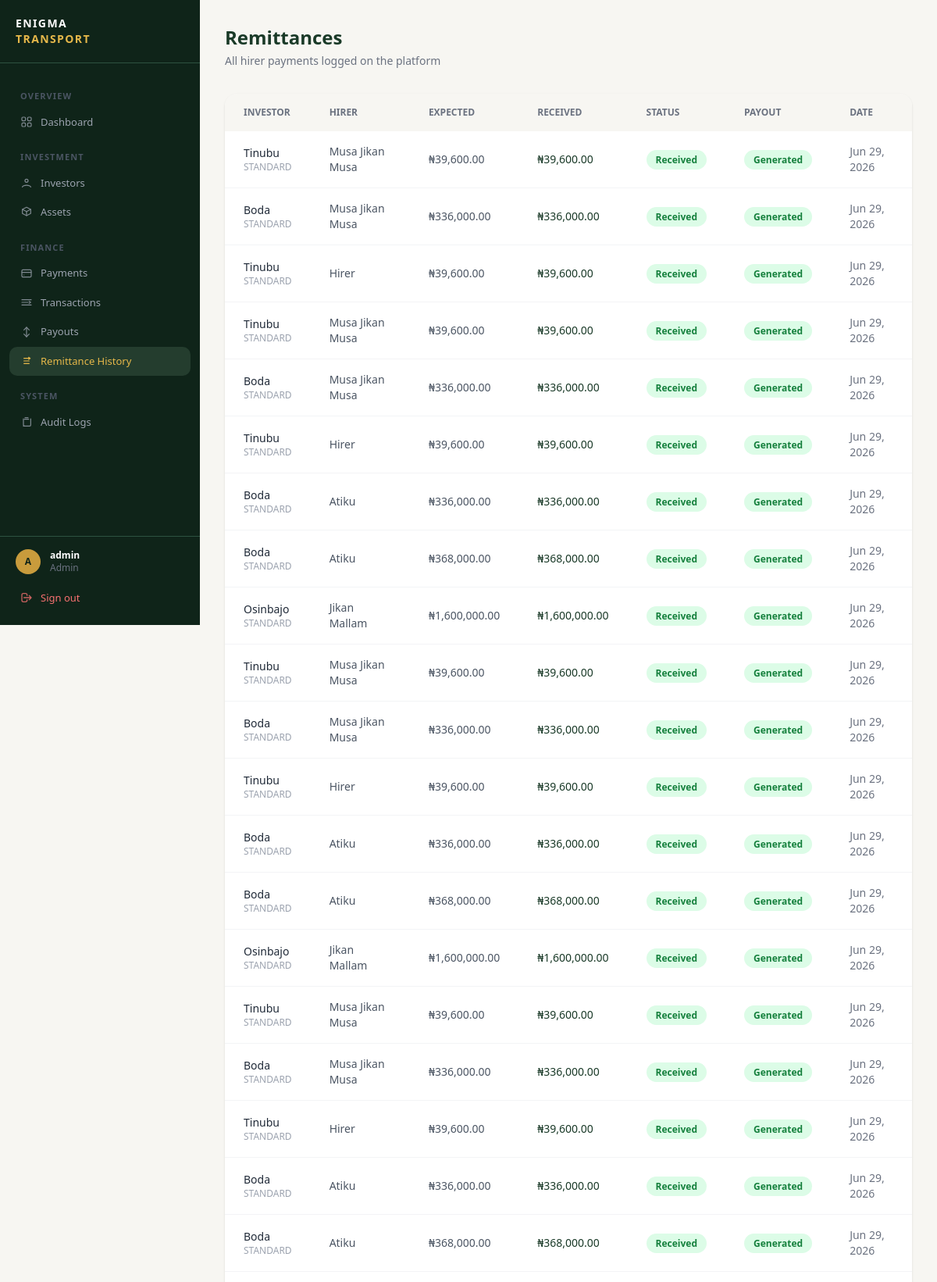
Screenshot of /remittances/history/ (signed in, upper part) with the database file from the repository.
### accounts/models.py (models this page shows, shortened)
class User(AbstractUser):
    ROLE_CHOICES = (
        ('admin', 'Admin'),
        ('investor', 'Investor'),
    )
    role = models.CharField(max_length=20, choices=ROLE_CHOICES, default='investor')
    email = models.EmailField(unique=True)  # ← add this
    created_at = models.DateTimeField(auto_now_add=True)

### remittances/models.py (models this page shows, shortened)
class Remittance(models.Model):
    STATUS_CHOICES = (
        ('received', 'Received'),
        ('partial', 'Partial'),
        ('missed', 'Missed'),
    )
    investment = models.ForeignKey(
        'investments.Investment',
        on_delete=models.CASCADE,
        related_name='remittances'
    )
    allocation = models.ForeignKey(
        'assets.AssetAllocation',
        on_delete=models.CASCADE,
        related_name='remittances',
        null=True, blank=True
    )
    hirer_name = models.CharField(max_length=200)
    amount_received = models.DecimalField(max_digits=15, decimal_places=2)
    expected_amount = models.DecimalField(max_digits=15, decimal_places=2)
    received_date = models.DateField()
    status = models.CharField(max_length=20, choices=STATUS_CHOICES, default='received')
    notes = models.TextField(blank=True)
    recorded_by = models.ForeignKey(
        settings.AUTH_USER_MODEL,
        on_delete=models.SET_NULL,
        null=True
    )
    payout_generated = models.BooleanField(default=False)
    created_at = models.DateTimeField(auto_now_add=True)

### investments/models.py (models this page shows, shortened)
class Investment(models.Model):
    STATUS_CHOICES = (
        ('pending', 'Pending'),
        ('awaiting_payment', 'Awaiting Payment'),
        ('active', 'Active'),
        ('completed', 'Completed'),
        ('cancelled', 'Cancelled'),
    )
    FREQUENCY_CHOICES = (
        ('weekly', 'Weekly'),
        ('monthly', 'Monthly'),
    )
    investor = models.ForeignKey(
        InvestorProfile,
        on_delete=models.CASCADE,
        related_name='investments'
    )
    tier = models.ForeignKey(
        InvestmentTier,
        on_delete=models.PROTECT
    )
    number_of_assets = models.PositiveIntegerField(default=0)
    investment_amount = models.DecimalField(
        max_digits=15, decimal_places=2, default=0
    )
    status = models.CharField(
        max_length=20, choices=STATUS_CHOICES, default='pending'
    )
    payout_frequency = models.CharField(
        max_length=20, choices=FREQUENCY_CHOICES, default='monthly'
    )
    duration_weeks = models.PositiveIntegerField(null=True, blank=True)
    duration_months = models.PositiveIntegerField(null=True, blank=True)
    start_date = models.DateField(null=True, blank=True)
    end_date = models.DateField(null=True, blank=True)
    service_charge = models.DecimalField(max_digits=15, decimal_places=2, default=0)
    management_fee = models.DecimalField(max_digits=15, decimal_places=2, default=0)
    asset_type = models.CharField(max_length=100, blank=True)
    quantity = models.PositiveIntegerField(default=1)
    created_at = models.DateTimeField(auto_now_add=True)

class InvestmentTier(models.Model):
    name = models.CharField(max_length=100)
    minimum_assets = models.PositiveIntegerField()
    maximum_assets = models.PositiveIntegerField()
    minimum_investment = models.DecimalField(max_digits=15, decimal_places=2)
    return_rate = models.DecimalField(max_digits=5, decimal_places=2)
    active = models.BooleanField(default=True)
    created_at = models.DateTimeField(auto_now_add=True)

### investors/models.py (models this page shows, shortened)
class InvestorProfile(models.Model):
    user = models.OneToOneField(
        settings.AUTH_USER_MODEL, on_delete=models.CASCADE
    )
    phone_number = models.CharField(max_length=20, blank=True, default='')
    bank_name = models.CharField(max_length=100, blank=True, default='')
    account_number = models.CharField(max_length=20, blank=True, default='')
    account_name = models.CharField(max_length=200, blank=True, default='')
    kyc_verified = models.BooleanField(default=False)
    created_at = models.DateTimeField(auto_now_add=True)

### remittances/views.py (the view)
# urls.py: path('history/', views.remittance_list_view, name='remittance_list'),
@admin_required
def remittance_list_view(request):
    remittances = Remittance.objects.select_related(
        'investment__investor__user', 'recorded_by', 'allocation__asset'
    ).order_by('-received_date')
    return render(request, 'remittances/remittance_list.html', {
        'remittances': remittances
    })

### templates/remittances/remittance_list.html (shortened to what this page needs)
{% extends 'base.html' %}
{% load humanize %}
{% block dashboard_content %}
<div class="mb-8">
    <h1 class="text-2xl font-bold" style="color:#1a3a28;">Remittances</h1>
    <p class="text-gray-500 mt-1 text-sm">All hirer payments logged on the platform</p>
</div>
<div class="bg-white rounded-2xl shadow overflow-hidden">
    <table class="w-full text-sm">
        <thead style="background:#f7f6f2;">
            <tr class="text-xs text-gray-500 uppercase">
                <th class="px-6 py-4 text-left">Investor</th>
                <th class="px-6 py-4 text-left">Hirer</th>
                <th class="px-6 py-4 text-left">Expected</th>
                <th class="px-6 py-4 text-left">Received</th>
                <th class="px-6 py-4 text-left">Status</th>
                <th class="px-6 py-4 text-left">Payout</th>
                <th class="px-6 py-4 text-left">Date</th>
            </tr>
        </thead>
        <tbody class="divide-y divide-gray-100">
            {% for r in remittances %}
            <tr class="hover:bg-gray-50 transition">
                <td class="px-6 py-4">
                    <p class="font-medium text-gray-800">{{ r.investment.investor.user.username }}</p>
                    <p class="text-xs text-gray-400">{{ r.investment.tier.name }}</p>
                </td>
                <td class="px-6 py-4 text-gray-600">{{ r.hirer_name }}</td>
                <td class="px-6 py-4 text-gray-600">₦{{ r.expected_amount|floatformat:2|intcomma }}</td>
                <td class="px-6 py-4 font-medium" style="color:#1a3a28;">₦{{ r.amount_received|floatformat:2|intcomma }}</td>
                <td class="px-6 py-4">
                    <span class="px-3 py-1 rounded-full text-xs font-semibold
                        {% if r.status == 'received' %}bg-green-100 text-green-700
                        {% elif r.status == 'partial' %}bg-yellow-100 text-yellow-700
                        {% else %}bg-red-100 text-red-700{% endif %}">
                        {{ r.get_status_display }}
                    </span>
                </td>
                <td class="px-6 py-4">
                    {% if r.payout_generated %}
                    <span class="px-3 py-1 rounded-full text-xs font-semibold bg-green-100 text-green-700">Generated</span>
                    {% else %}
                    <span class="px-3 py-1 rounded-full text-xs font-semibold bg-gray-100 text-gray-500">Pending</span>
                    {% endif %}
                </td>
                <td class="px-6 py-4 text-gray-500">{{ r.received_date|date:"M d, Y" }}</td>
            </tr>
            {% empty %}
            <tr>
                <td colspan="7" class="px-6 py-16 text-center text-gray-400">No remittances logged yet.</td>
            </tr>
            {% endfor %}
        </tbody>
    </table>
</div>
{% endblock %}

### templates/base.html (shortened to what this page needs)
<!DOCTYPE html>
<html lang="en">
<head>
    <script src="https://cdn.tailwindcss.com"></script>
</head>
<body class="bg-surface font-sans">
{% if user.is_authenticated %}
<aside id="sidebar">
    <div class="px-5 py-5 border-b border-forest-muted flex items-center justify-between shrink-0">
        <a href="/" class="flex flex-col leading-tight">
            <span class="text-white font-bold text-sm tracking-widest uppercase">Enigma</span>
            <span class="text-gold-light font-bold text-sm tracking-widest uppercase">Transport</span>
        </a>
    </div>
    <nav class="flex-1 px-3 py-4 overflow-y-auto min-h-0">
        {% if user.role == 'admin' %}
        <span class="nav-section">OVERVIEW</span>
        <a href="{% url 'admin_dashboard' %}" class="nav-item {% if request.resolver_match.url_name == 'admin_dashboard' %}active{% endif %}">
            Dashboard
        </a>
        <span class="nav-section">INVESTMENT</span>
        <a href="{% url 'admin_investor_list' %}" class="nav-item {% if 'investor' in request.resolver_match.url_name %}active{% endif %}">
            <svg xmlns="http://www.w3.org/2000/svg"
                 viewBox="0 0 24 24"
                 fill="none"
                 stroke="currentColor"
                 stroke-width="1.8"
                 stroke-linecap="round"
                 stroke-linejoin="round"
                 class="w-6 h-6">
              <circle cx="12" cy="8" r="3"/>
              <path d="M4 20c1.8-4.5 14.2-4.5 16 0"/>
            </svg>
            Investors
        </a>
        <a href="{% url 'admin_asset_list' %}" class="nav-item {% if 'asset' in request.resolver_match.url_name %}active{% endif %}">
            <svg xmlns="http://www.w3.org/2000/svg"
                 viewBox="0 0 24 24"
                 fill="none"
                 stroke="currentColor"
                 stroke-width="1.8"
                 stroke-linecap="round"
                 stroke-linejoin="round"
                 class="w-6 h-6">
              <path d="M12 2l8 4-8 4-8-4 8-4z"/>
              <path d="M4 6v8l8 4 8-4V6"/>
              <path d="M12 10v8"/>
            </svg>
            Assets
        </a>
        <span class="nav-section">FINANCE</span>
        <a href="{% url 'central_payment' %}" class="nav-item {% if 'payment' in request.resolver_match.url_name %}active{% endif %}">
            <svg xmlns="http://www.w3.org/2000/svg"
                 viewBox="0 0 24 24"
                 fill="none"
                 stroke="currentColor"
                 stroke-width="1.8"
                 stroke-linecap="round"
                 stroke-linejoin="round"
                 class="w-6 h-6">
              <rect x="3" y="5" width="18" height="14" rx="2"/>
              <path d="M3 10h18"/>
              <path d="M7 15h.01"/>
            </svg>
            Payments
        </a>
        <a href="{% url 'admin_transaction_list' %}" class="nav-item {% if 'transaction' in request.resolver_match.url_name %}active{% endif %}">
            <svg xmlns="http://www.w3.org/2000/svg"
                 viewBox="0 0 24 24"
                 fill="none"
                 stroke="currentColor"
                 stroke-width="1.8"
                 stroke-linecap="round"
                 stroke-linejoin="round"
                 class="w-6 h-6">
              <path d="M3 7h18"/>
              <path d="M3 12h12"/>
              <path d="M3 17h18"/>
              <path d="M17 10l3 2-3 2"/>
            </svg>
            Transactions
        </a>
        <a href="{% url 'admin_payout_list' %}" class="nav-item {% if 'payout' in request.resolver_match.url_name %}active{% endif %}">
            <svg xmlns="http://www.w3.org/2000/svg"
                 viewBox="0 0 24 24"
                 fill="none"
                 stroke="currentColor"
                 stroke-width="1.8"
                 stroke-linecap="round"
                 stroke-linejoin="round"
                 class="w-6 h-6">
              <path d="M12 3v18"/>
              <path d="M7 8l5-5 5 5"/>
              <path d="M7 16l5 5 5-5"/>
            </svg>
            Payouts
        </a>
        <a href="{% url 'remittance_list' %}" class="nav-item {% if 'remittance' in request.resolver_match.url_name %}active{% endif %}">
            <svg xmlns="http://www.w3.org/2000/svg"
                 viewBox="0 0 24 24"
                 fill="none"
                 stroke="currentColor"
                 stroke-width="1.8"
                 stroke-linecap="round"
                 stroke-linejoin="round"
                 class="w-6 h-6">
              <path d="M7 7h10"/>
              <path d="M7 12h10"/>
              <path d="M7 17h10"/>
              <path d="M16 5l3 2-3 2"/>
            </svg>
            Remittance History
        </a>
        <span class="nav-section">SYSTEM</span>
        <a href="{% url 'admin_auditlog_list' %}" class="nav-item {% if 'auditlog' in request.resolver_match.url_name %}active{% endif %}">
            <svg xmlns="http://www.w3.org/2000/svg"
                 viewBox="0 0 24 24"
                 fill="none"
                 stroke="currentColor"
                 stroke-width="1.8"
                 stroke-linecap="round"
                 stroke-linejoin="round"
                 class="w-6 h-6">
              <path d="M9 4h6"/>
              <path d="M8 7h8"/>
              <path d="M6 20h12a2 2 0 0 0 2-2V6"/>
              <path d="M6 6v12a2 2 0 0 0 2 2"/>
            </svg>
            Audit Logs
        </a>
        {% endif %}
    </nav>
    <div class="border-t border-forest-muted px-3 py-4 shrink-0">
        <div class="flex items-center gap-3 px-2 mb-3">
            <div class="w-8 h-8 rounded-full bg-gold flex items-center justify-center text-forest-dark text-xs font-bold shrink-0">
                {{ user.username|first|upper }}
            </div>
            <div class="flex-1 min-w-0">
                <p class="text-white text-xs font-semibold truncate">{{ user.username }}</p>
                <p class="text-gray-500 text-xs capitalize">{{ user.role }}</p>
            </div>
        </div>
        <a href="{% url 'logout' %}" class="nav-item w-full text-red-400 hover:text-red-300 hover:bg-red-950/30">
            <svg fill="none" stroke="currentColor" viewBox="0 0 24 24"><path stroke-linecap="round" stroke-linejoin="round" stroke-width="2" d="M17 16l4-4m0 0l-4-4m4 4H7m6 4v1a3 3 0 01-3 3H6a3 3 0 01-3-3V7a3 3 0 013-3h4a3 3 0 013 3v1"/></svg>
            Sign out
        </a>
    </div>
</aside>
    <div id="main-content">
        <main class="flex-1 px-6 lg:px-8 py-8">{% block dashboard_content %}{% endblock %}</main>
    </div>
{% endif %}
</body>
</html>

### templates/base.html (style rules this page uses)
body { font-family: 'Inter', sans-serif; }
#sidebar { width: 256px; height: 100vh; position: fixed; top: 0; left: 0; display: flex; flex-direction: column; background: #0f2419; z-index: 40; transition: transform 0.25s ease; overflow: hidden; }
#main-content { margin-left: 256px; min-height: 100vh; display: flex; flex-direction: column; }
.nav-item { display: flex; align-items: center; gap: 10px; padding: 9px 14px; border-radius: 10px; font-size: 0.8125rem; font-weight: 500; color: #9ca3af; transition: background 0.15s, color 0.15s; text-decoration: none; }
nav { scrollbar-width: thin; scrollbar-color: #2d5240 transparent; }
.nav-item.active { background: #243d2e; color: #e6b84a; }
.nav-item svg { width: 16px; height: 16px; flex-shrink: 0; opacity: 0.8; }
.nav-item:hover svg, .nav-item.active svg { opacity: 1; }
.nav-section { font-size: 0.6875rem; font-weight: 600; letter-spacing: 0.1em; text-transform: uppercase; color: #4b5563; padding: 0 14px; margin: 18px 0 6px; display: block; }
.bg-gold { background-color: #c89b3c; }
.bg-surface { background-color: #f7f6f2; }
.text-forest-dark { color: #0f2419; }
.text-gold-light { color: #e6b84a; }
.border-forest-muted { border-color: #2d5240; }

### rows the page displays
User: username|first "A", username "admin", role "Admin"
Remittance: investment.investor.user.username "Tinubu", investment.tier.name "STANDARD", hirer_name "Musa Jikan Musa", expected_amount "39,600.00", amount_received "39,600.00", status "Received", payout_generated "Generated", received_date "Jun 29, 2026"
Remittance: investment.investor.user.username "Boda", investment.tier.name "STANDARD", hirer_name "Musa Jikan Musa", expected_amount "336,000.00", amount_received "336,000.00", status "Received", payout_generated "Generated", received_date "Jun 29, 2026"
Remittance: investment.investor.user.username "Tinubu", investment.tier.name "STANDARD", hirer_name "Hirer", expected_amount "39,600.00", amount_received "39,600.00", status "Received", payout_generated "Generated", received_date "Jun 29, 2026"
Remittance: investment.investor.user.username "Tinubu", investment.tier.name "STANDARD", hirer_name "Musa Jikan Musa", expected_amount "39,600.00", amount_received "39,600.00", status "Received", payout_generated "Generated", received_date "Jun 29, 2026"
Remittance: investment.investor.user.username "Boda", investment.tier.name "STANDARD", hirer_name "Musa Jikan Musa", expected_amount "336,000.00", amount_received "336,000.00", status "Received", payout_generated "Generated", received_date "Jun 29, 2026"
Remittance: investment.investor.user.username "Tinubu", investment.tier.name "STANDARD", hirer_name "Hirer", expected_amount "39,600.00", amount_received "39,600.00", status "Received", payout_generated "Generated", received_date "Jun 29, 2026"
Remittance: investment.investor.user.username "Boda", investment.tier.name "STANDARD", hirer_name "Atiku", expected_amount "336,000.00", amount_received "336,000.00", status "Received", payout_generated "Generated", received_date "Jun 29, 2026"
Remittance: investment.investor.user.username "Boda", investment.tier.name "STANDARD", hirer_name "Atiku", expected_amount "368,000.00", amount_received "368,000.00", status "Received", payout_generated "Generated", received_date "Jun 29, 2026"
Remittance: investment.investor.user.username "Osinbajo", investment.tier.name "STANDARD", hirer_name "Jikan Mallam", expected_amount "1,600,000.00", amount_received "1,600,000.00", status "Received", payout_generated "Generated", received_date "Jun 29, 2026"
Remittance: investment.investor.user.username "Tinubu", investment.tier.name "STANDARD", hirer_name "Musa Jikan Musa", expected_amount "39,600.00", amount_received "39,600.00", status "Received", payout_generated "Generated", received_date "Jun 29, 2026"
Remittance: investment.investor.user.username "Boda", investment.tier.name "STANDARD", hirer_name "Musa Jikan Musa", expected_amount "336,000.00", amount_received "336,000.00", status "Received", payout_generated "Generated", received_date "Jun 29, 2026"
Remittance: investment.investor.user.username "Tinubu", investment.tier.name "STANDARD", hirer_name "Hirer", expected_amount "39,600.00", amount_received "39,600.00", status "Received", payout_generated "Generated", received_date "Jun 29, 2026"
Remittance: investment.investor.user.username "Boda", investment.tier.name "STANDARD", hirer_name "Atiku", expected_amount "336,000.00", amount_received "336,000.00", status "Received", payout_generated "Generated", received_date "Jun 29, 2026"
Remittance: investment.investor.user.username "Boda", investment.tier.name "STANDARD", hirer_name "Atiku", expected_amount "368,000.00", amount_received "368,000.00", status "Received", payout_generated "Generated", received_date "Jun 29, 2026"
Remittance: investment.investor.user.username "Osinbajo", investment.tier.name "STANDARD", hirer_name "Jikan Mallam", expected_amount "1,600,000.00", amount_received "1,600,000.00", status "Received", payout_generated "Generated", received_date "Jun 29, 2026"
Remittance: investment.investor.user.username "Tinubu", investment.tier.name "STANDARD", hirer_name "Musa Jikan Musa", expected_amount "39,600.00", amount_received "39,600.00", status "Received", payout_generated "Generated", received_date "Jun 29, 2026"
Remittance: investment.investor.user.username "Boda", investment.tier.name "STANDARD", hirer_name "Musa Jikan Musa", expected_amount "336,000.00", amount_received "336,000.00", status "Received", payout_generated "Generated", received_date "Jun 29, 2026"
Remittance: investment.investor.user.username "Tinubu", investment.tier.name "STANDARD", hirer_name "Hirer", expected_amount "39,600.00", amount_received "39,600.00", status "Received", payout_generated "Generated", received_date "Jun 29, 2026"
Remittance: investment.investor.user.username "Boda", investment.tier.name "STANDARD", hirer_name "Atiku", expected_amount "336,000.00", amount_received "336,000.00", status "Received", payout_generated "Generated", received_date "Jun 29, 2026"
Remittance: investment.investor.user.username "Boda", investment.tier.name "STANDARD", hirer_name "Atiku", expected_amount "368,000.00", amount_received "368,000.00", status "Received", payout_generated "Generated", received_date "Jun 29, 2026"
